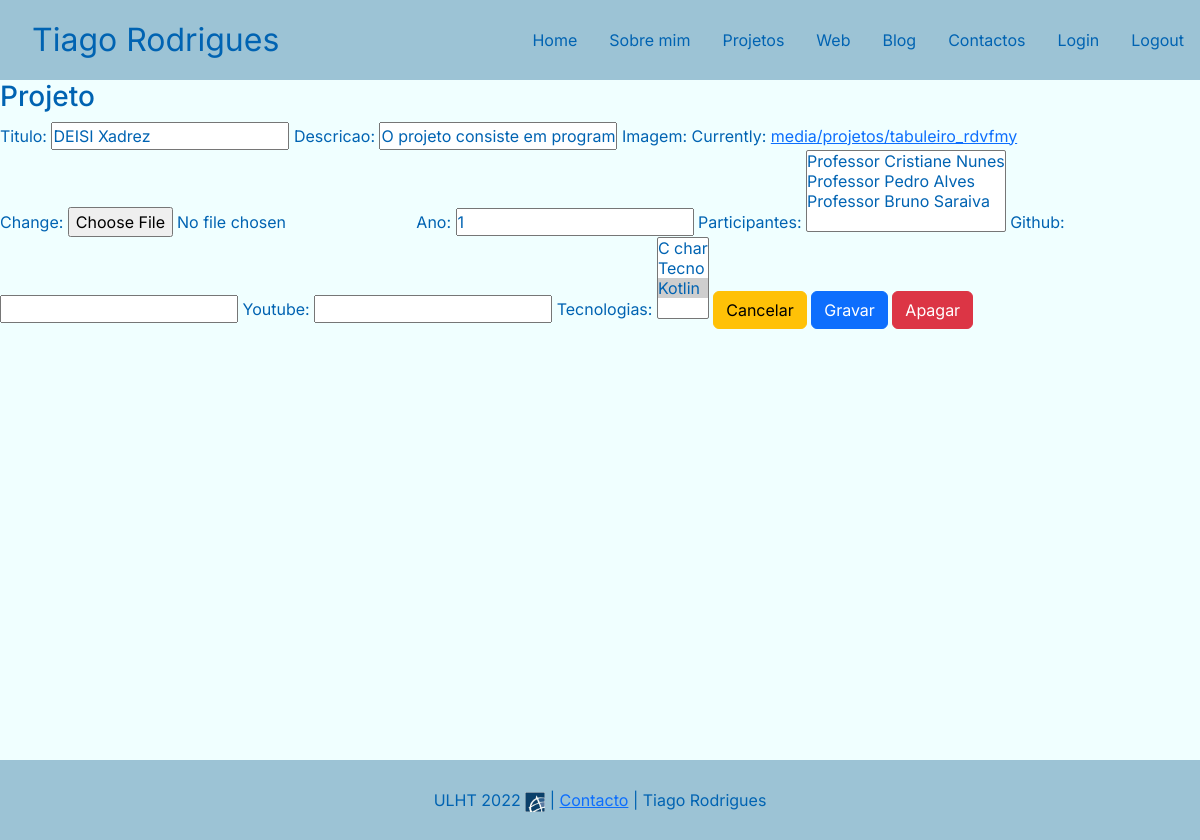
Page /projeto_edita/2 (signed in) on the earlier database version.
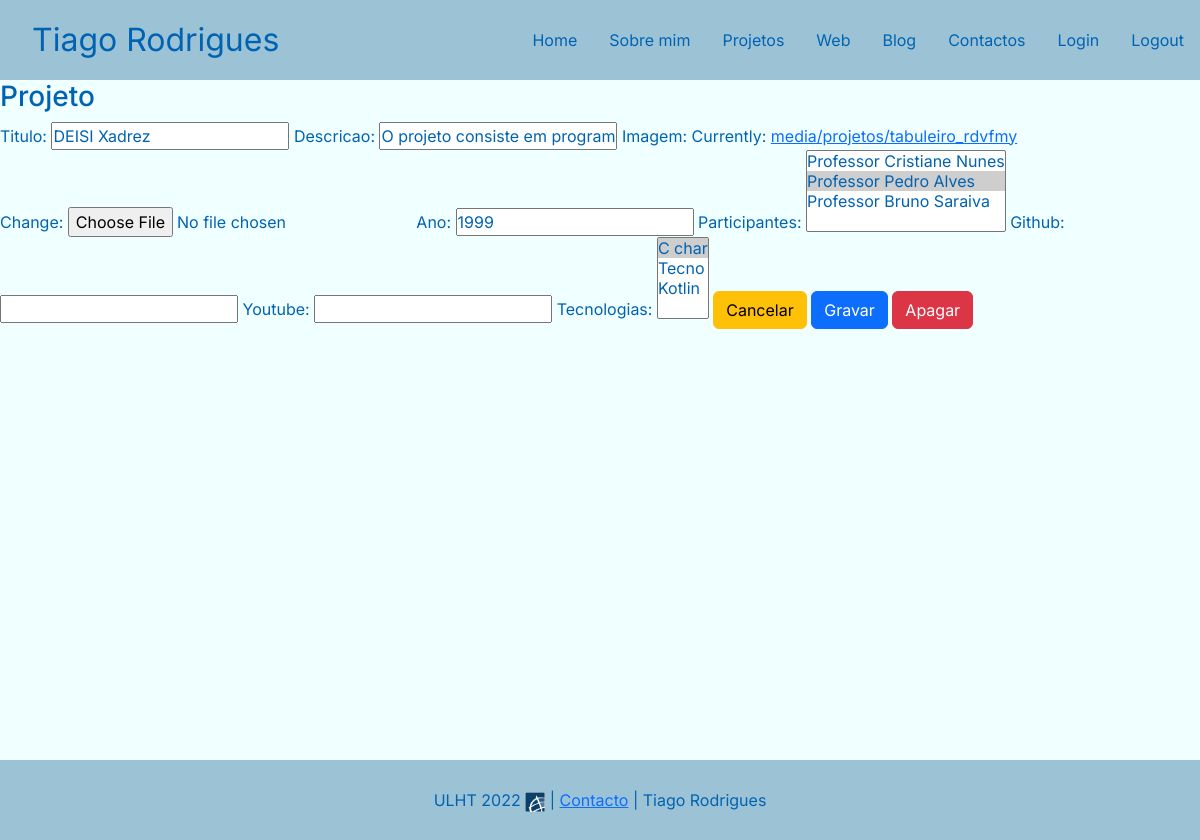
Same page on the later database version.
### portfolio/models.py (models this page shows, shortened)
class Projeto(models.Model):
    titulo = models.CharField(max_length=30)
    descricao = models.CharField(max_length=500)
    imagem = models.ImageField(upload_to='projetos/')
    ano = models.IntegerField()
    participantes = models.ManyToManyField(Pessoa)
    github = models.URLField(blank=True)
    youtube = models.URLField(blank=True)
    tecnologias = models.ManyToManyField(Tecnologia)

### portfolio/views.py (the view)
# urls.py: path('projeto_edita/<int:projeto_id>', views.edita_projeto_view,name='projeto_edita'),
@login_required
def edita_projeto_view(request, projeto_id):
    projeto = Projeto.objects.get(id=projeto_id)
    if request.method == 'POST':
        form = ProjetoForm(request.POST,request.FILES,instance=projeto)
        if form.is_valid():
            form.save()
            return HttpResponseRedirect(reverse('portfolio:projetos'))
    else:
        form = ProjetoForm(instance=projeto)
    context = {'form': form, 'projeto_id': projeto_id}
    return render(request, 'portfolio/projeto_edita.html', context)

### portfolio/forms.py
class ProjetoForm(forms.ModelForm):
    class Meta:
        model = Projeto
        fields = '__all__'

### portfolio/models.py (called while the page is built)
    def __str__(self):
        if self.link_aluno == "":
             return "Professor " + self.nome
        else:
            return "Aluno " + self.nome

    def __str__(self):
        return self.nome

### portfolio/templates/portfolio/projeto_edita.html (shortened to what this page needs)
{% extends 'portfolio/projetos.html' %}
{% load static %}
{% block main %}
<h3>Projeto</h3>
    <form action="{% url 'portfolio:projeto_edita' projeto_id %}" method="POST" enctype="multipart/form-data">
        {{ form }}
        <a href="{% url 'portfolio:projetos' %}" role="button" class="btn btn-warning">Cancelar</a>
        <input type="submit" value="Gravar" class="btn btn-primary" >
        <a href="{% url 'portfolio:projeto_apaga' projeto_id %}" role="button" class="btn btn-danger">Apagar</a>
    </form>
{% endblock %}

### portfolio/templates/portfolio/projetos.html (shortened to what this page needs)
<link href="https://cdn.jsdelivr.net/npm/bootstrap@5.2.0-beta1/dist/css/bootstrap.min.css" rel="stylesheet">
{% extends 'portfolio/layout.html' %}
{% load static %}

### portfolio/templates/portfolio/layout.html (shortened to what this page needs)
<!DOCTYPE html>
{% load static %}
<html>
<link rel="stylesheet" href="{% static 'portfolio/css/layout.css' %}">
<head>
</head>
<body>
    <header>
        <div>
            Tiago Rodrigues
        </div>
        <nav>
            <a href="{% url 'portfolio:home' %}">Home</a>
            <a href="{% url 'portfolio:sobre' %}">Sobre mim</a>
            <a href="{% url 'portfolio:projetos' %}">Projetos</a>
            <a href="{% url 'portfolio:web' %}">Web</a>
            <a href="{% url 'portfolio:blog' %}">Blog</a>
            <a href="{% url 'portfolio:contacto' %}">Contactos</a>
            <a href="{% url 'portfolio:login' %}">Login</a>
            <a href="{% url 'portfolio:logout' %}">Logout</a>
        </nav>
    </header>
	<main>
            {% block main %}
            {% endblock main %}
    </main>
    <footer>
        <div>
            ULHT 2022
            <img src="{% static 'portfolio/images/lusofona.jpeg' %}" width="20" height="20"> | <a href="{% url 'portfolio:contacto' %}">Contacto</a> | Tiago Rodrigues
        </div>
    </footer>
</body>

### portfolio/static/portfolio/css/layout.css (style rules this page uses)
* { padding: 0; margin: 0; box-sizing:border-box; font-family: 'Inter', sans-serif; color : #0063B2FF; }
header { height: 10vh; background: #9CC3D5FF; color: white; top: 0; display:flex; justify-content: space-between; align-items: center; }
header div { font-size: 2em; padding: 1em; }
header nav { display:flex; justify-contents: flex-end; }
nav a { padding: 0 1em; text-decoration: none; font-size: 1rem; color: #0063B2FF; }
main { min-height: 85vh; background-color:#f0ffff; }
footer { background: #9CC3D5FF; height:10vh; display:flex; justify-content: center; padding: 0 2vw; align-items: center; }

Differences in the rows shown:
changed Projeto "DEISI Xadrez": ano "1" → "1999"
Other differences:
form field participantes: "Professor Cristiane Nunes / Professor Pedro Alves / Professor Bruno Saraiva" → "Professor Cristiane Nunes / Professor Pedro Alves ☑ / Professor Bruno Saraiva"
form field tecnologias: "C char / Tecno / Kotlin ☑" → "C char ☑ / Tecno / Kotlin"
